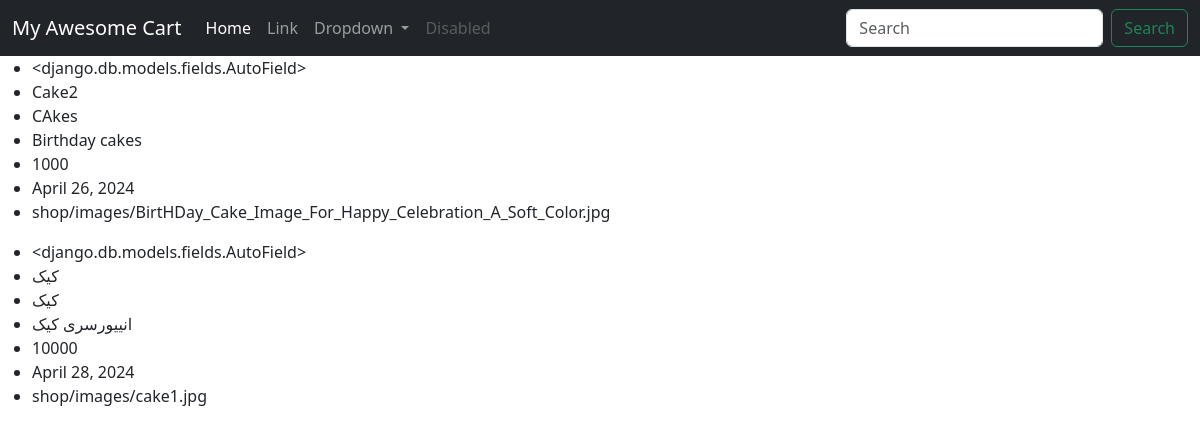
Page /shop/product/ on the earlier database version.
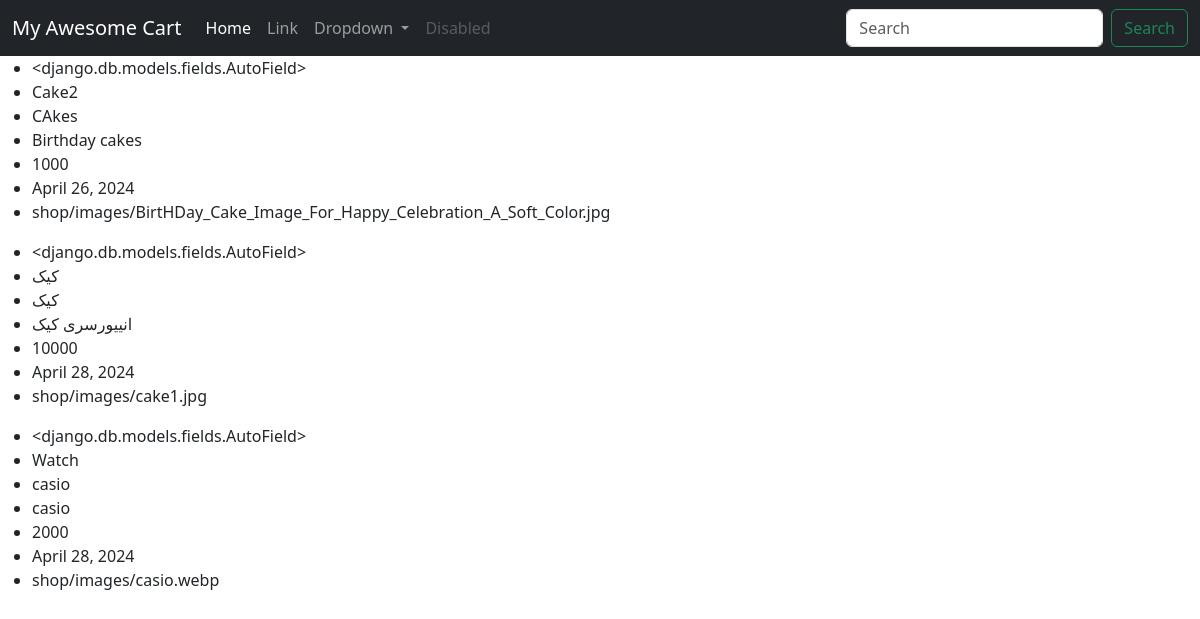
Same page on the later database version.
### shop/models.py (models this page shows, shortened)
class Product(models.Model):
    product_id = models.AutoField
    product_name = models.CharField(max_length=50)
    category = models.CharField(max_length=50, default="")
    subcategory = models.CharField(max_length=50, default="")
    desc = models.CharField(max_length=300)
    price = models.IntegerField(default=0)
    pub_date = models.DateField()
    image = models.ImageField(upload_to="shop/images", default="")

### shop/views.py (the view)
# urls.py: path("product/", views.product, name="Products"),
def product(request):
    product_data = Product.objects.all()
    context = {
        'product_data':product_data
    }
    return render(request , 'shop/product.html', context)

### shop/templates/shop/product.html (shortened to what this page needs)
<!doctype html>
<html lang="en">
<head>
    <link href="https://cdn.jsdelivr.net/npm/bootstrap@5.3.3/dist/css/bootstrap.min.css" rel="stylesheet"
>
</head>
<body>
    {% load static %}
    <nav class="navbar navbar-expand-lg navbar-dark bg-dark">
        <div class="container-fluid">
            <a class="navbar-brand" href="/">My Awesome Cart</a>
            <div class="collapse navbar-collapse" id="navbarSupportedContent">
                <ul class="navbar-nav me-auto mb-2 mb-lg-0">
                    <li class="nav-item">
                        <a class="nav-link active" aria-current="page" href="#">Home</a>
                    </li>
                    <li class="nav-item">
                        <a class="nav-link" href="#">Link</a>
                    </li>
                    <li class="nav-item dropdown">
                        <a class="nav-link dropdown-toggle" href="#" role="button" data-bs-toggle="dropdown"
                            aria-expanded="false">
                            Dropdown
                        </a>
                    </li>
                    <li class="nav-item">
                        <a class="nav-link disabled" aria-disabled="true">Disabled</a>
                    </li>
                </ul>
                <form class="d-flex" role="search">
                    <input class="form-control me-2" type="search" placeholder="Search" aria-label="Search">
                    <button class="btn btn-outline-success" type="submit">Search</button>
                </form>
            </div>
        </div>
    </nav>
    <div class="product">
        {% for p in product_data %}
        <ul>
            <li>{{p.product_id}}</li>
            <li>{{p.product_name}}</li>
            <li>{{p.category}}</li>
            <li>{{p.subcategory}}</li>
            <li>{{p.price}}</li>
            <li>{{p.pub_date}}</li>
            <li>{{p.image}}</li>
        </ul>
        {% endfor %}
    </div>
</body>
</html>

Differences in the rows shown:
added Product: product_id "<django.db.models.fields.AutoField>", product_name "Watch", category "casio", subcategory "casio", price "2000", pub_date "April 28, 2024", image "shop/images/casio.webp"
